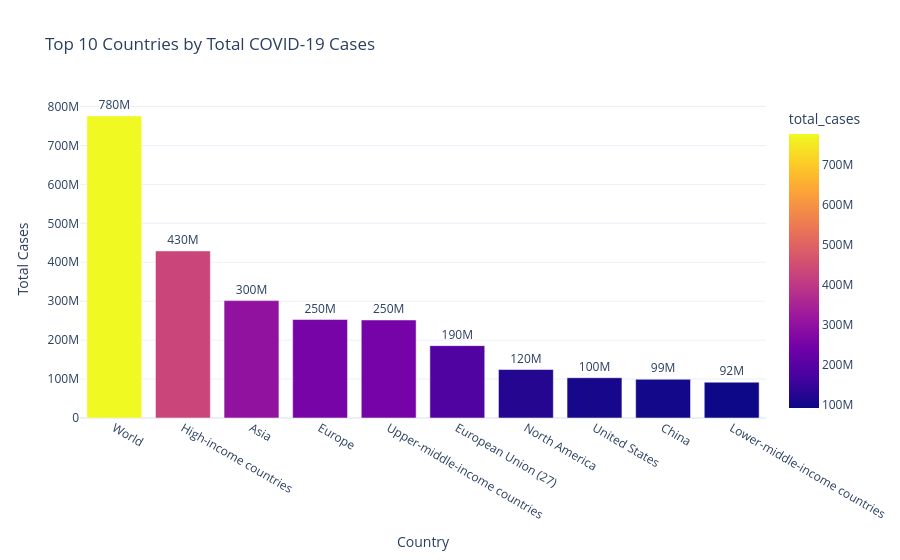

Notebook cell for this chart:
### Code cell
import plotly.express as px

fig = px.bar(
    top10,
    x='location',
    y='total_cases',
    color='total_cases',
    text='total_cases',
    title='Top 10 Countries by Total COVID-19 Cases'
)

fig.update_traces(texttemplate='%{text:.2s}', textposition='outside')

fig.update_layout(
    xaxis_title='Country',
    yaxis_title='Total Cases',
    template='plotly_white'
)

fig.show()

### Figure 1 — Plotly figure (JSON) as saved in the notebook; plotly's stock layout.template omitted (floating-point values rounded to 4 significant figures)
{"data": [{"hovertemplate": "location=%{x}<br>total_cases=%{marker.color}<extra></extra>", "legendgroup": "", "marker": {"color": [775900000.0, 429000000.0, 301500000.0, 252900000.0, 251800000.0, 185800000.0, 124500000.0, 103400000.0, 99370000.0, 91950000.0], "coloraxis": "coloraxis", "pattern": {"shape": ""}}, "name": "", "orientation": "v", "showlegend": false, "text": [775900000.0, 429000000.0, 301500000.0, 252900000.0, 251800000.0, 185800000.0, 124500000.0, 103400000.0, 99370000.0, 91950000.0], "textposition": "outside", "texttemplate": "%{text:.2s}", "type": "bar", "x": ["World", "High-income countries", "Asia", "Europe", "Upper-middle-income countries", "European Union (27)", "North America", "United States", "China", "Lower-middle-income countries"], "xaxis": "x", "y": [775900000.0, 429000000.0, 301500000.0, 252900000.0, 251800000.0, 185800000.0, 124500000.0, 103400000.0, 99370000.0, 91950000.0], "yaxis": "y"}], "layout": {"barmode": "relative", "coloraxis": {"colorbar": {"title": {"text": "total_cases"}}, "colorscale": [[0, "#0d0887"], [0.1111, "#46039f"], [0.2222, "#7201a8"], [0.3333, "#9c179e"], [0.4444, "#bd3786"], [0.5556, "#d8576b"], [0.6667, "#ed7953"], [0.7778, "#fb9f3a"], [0.8889, "#fdca26"], [1, "#f0f921"]]}, "legend": {"tracegroupgap": 0}, "title": {"text": "Top 10 Countries by Total COVID-19 Cases"}, "xaxis": {"anchor": "y", "domain": [0, 1], "title": {"text": "Country"}}, "yaxis": {"anchor": "x", "domain": [0, 1], "title": {"text": "Total Cases"}}}}
